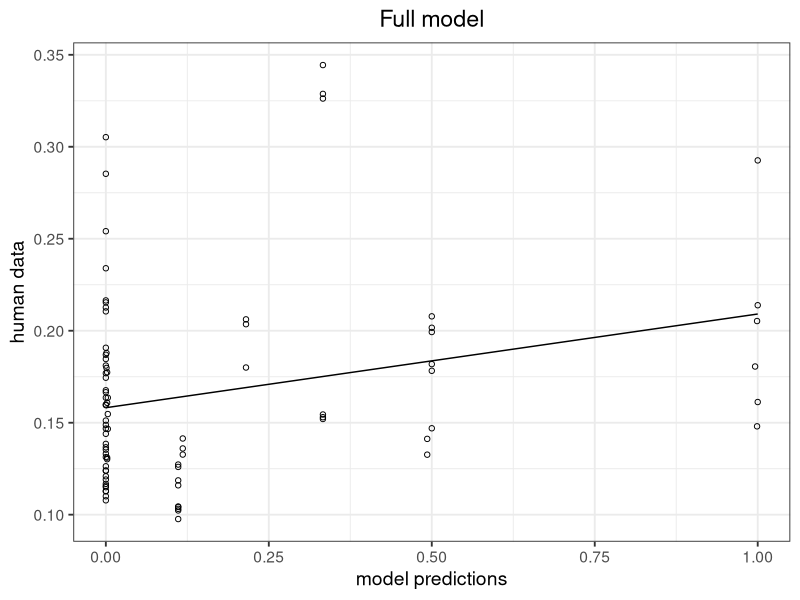
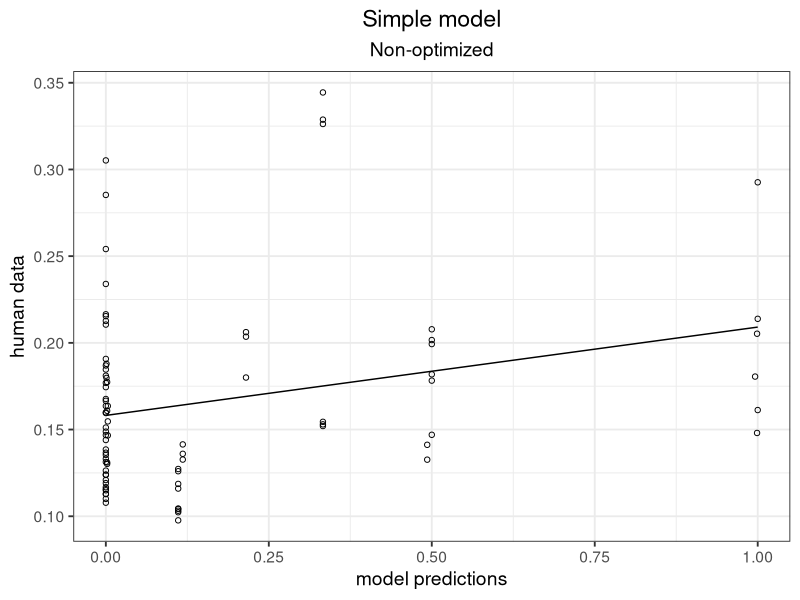
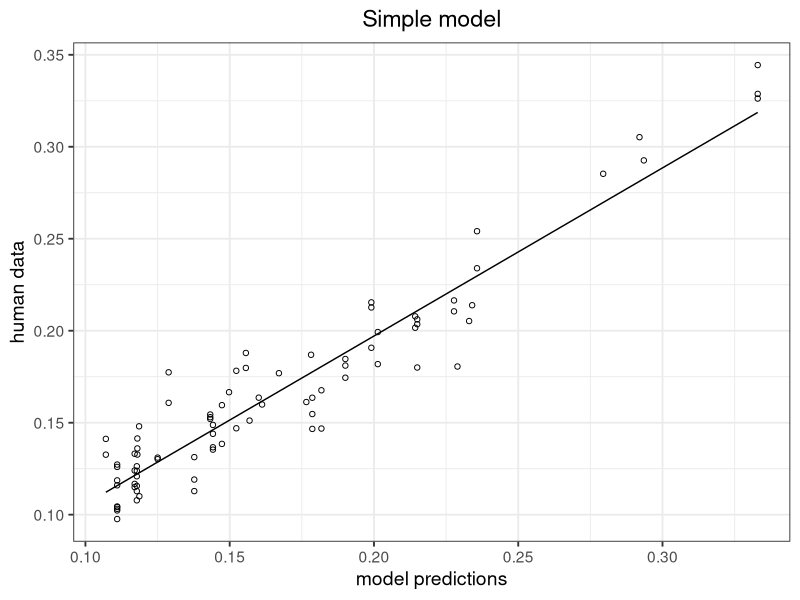
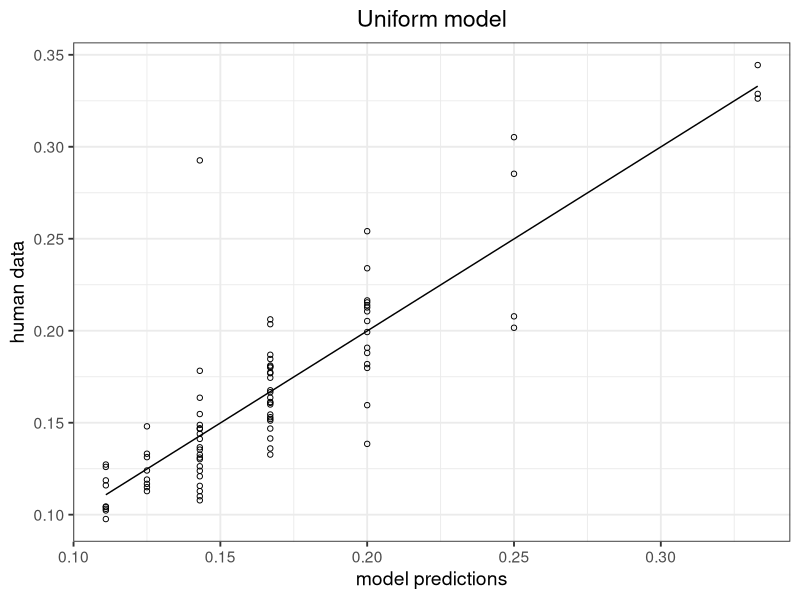
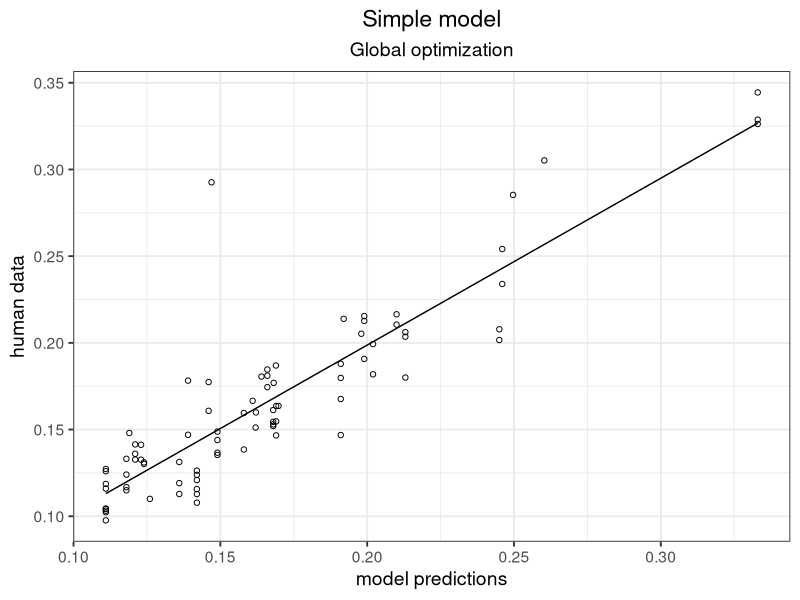
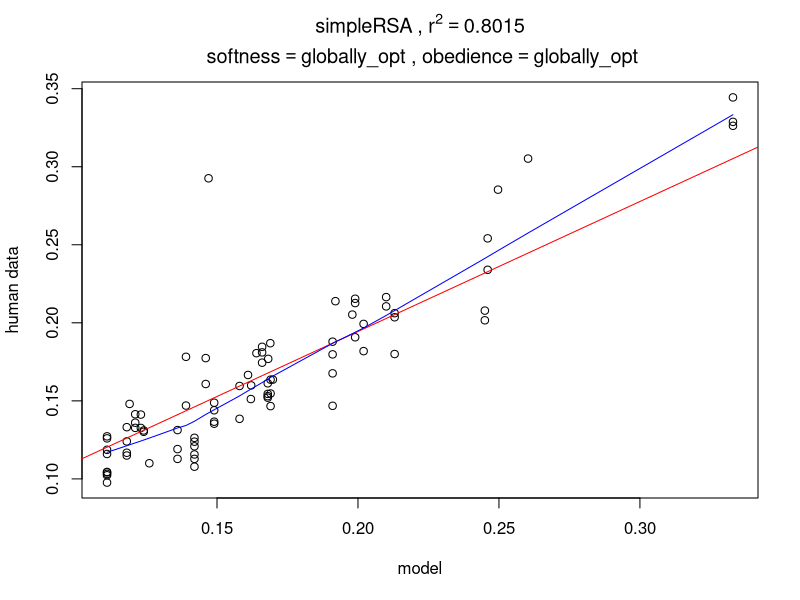
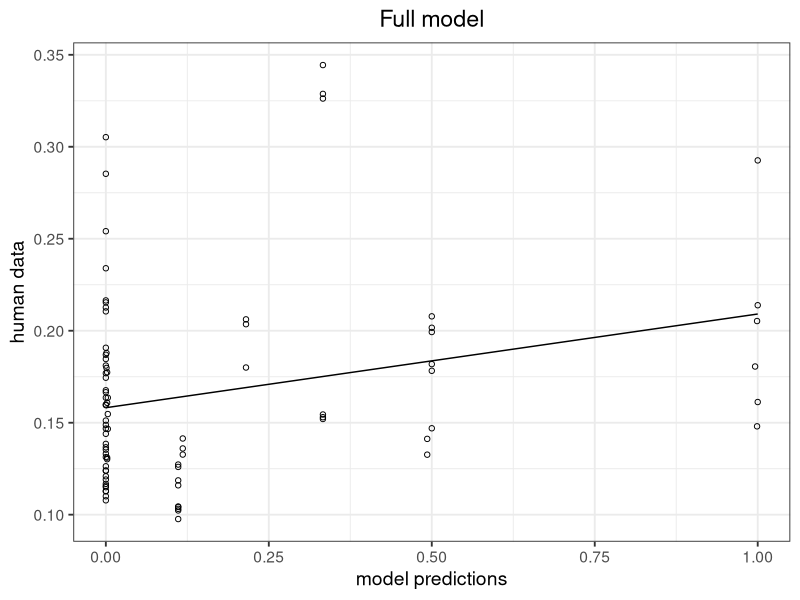
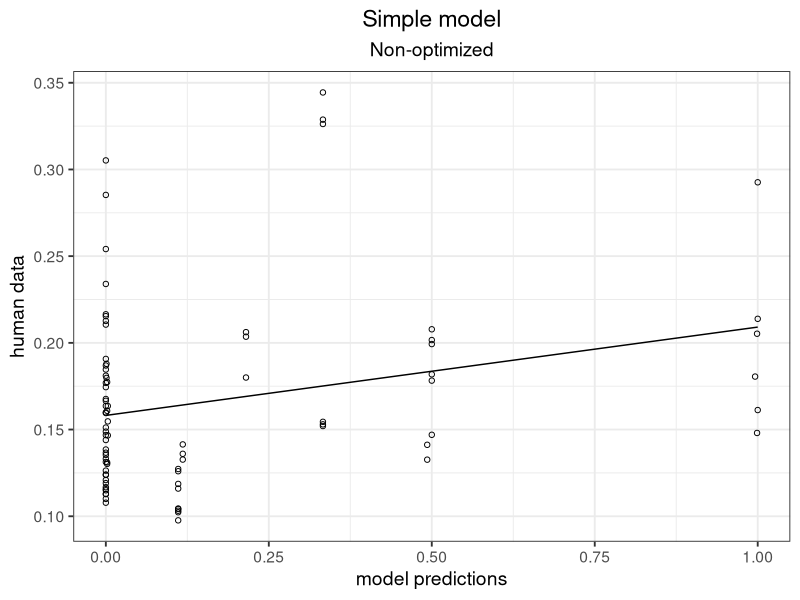

Write the R code that produced these figures, in order.
library("dplyr")
library("ggplot2")

################################################## X 3 Utterance choice ##################################

# Import full csv table

setwd("~/Documents/GitHub/prior_inference/RSA_2019_08/X3_Plots")

full <- read.csv("for_scatterplots_x3_updated.csv")
head(full)

## See what models we have ##

stats <- full %>%
    group_by(softness,obedience, alpha, cross_validated, kl_factor,type, Nr) %>%
    summarise(n_occur = n())
ordered <- stats[order(stats$Nr),] # Sort the summary table
print.data.frame(ordered)

write.csv(ordered, file = "List_of_models_x3.csv")
##########################################################################################################

# Subset data for plotting. Fill in the template

# plotData <- subset(full, softness ==  & obedience ==  & cross_validated == " " & type == "") # for simple models
# plotData <- subset(full, softness ==  & obedience ==  & alpha == & cross_validated == " " & type == "") # for full models

# Softness, obedience, and alpha are numeric
# Cross_validated can be "yes" or "no"
# Type can be "simpleRSA" or "fullRSA" or "uniform"
# Nr is model number in the order they are listed in the scatterplot file. 

##########################################################################################################

### Subsets for figures in the paper. Pick one plotData subset, then run the define variables part
### Then generate the plot either with ggplot or a simple plot

# for m1
plotData <- subset(full, softness == 0 & obedience == 0 & 
                        kl_factor == 1 &
                          cross_validated == "no" & type == "fullRSA" & 
                          alpha == 1) 


r2 <- round((summary(lm(plotData$model~plotData$workerData))$r.squared), digits = 4)
softness <- unique(as.character(plotData$softness))
obedience <- unique(as.character(plotData$obedience))
type <- unique(as.character(plotData$type))
nr <- plotData$Nr[1]


figure <- ggplot(plotData, aes(x = model, y = workerData)) +
  geom_point(shape = 1) +
  stat_smooth(method = "lm",
              col = "black",
              se = FALSE,
              size = .5) +
  theme_bw(base_size = 14) +
  labs(title = "Full model")+
  #  labs(title = bquote(atop
  #                     (.(type) ~"," ~ r^2 == .(r2),
  #                       ~ "softness" == .(softness) ~ "," ~ "obedience" == .(obedience)
  #                     )))+
  ylab("human data")+
  xlab("model predictions") +
  theme(plot.title = element_text(hjust = 0.5))
print(figure)
ggsave(figure, height = 3, width = 3, units = "in", filename = paste("x3_m", nr,".pdf", sep=""))

model <- lm(formula = plotData$model~plotData$workerData)
summary(model)
confint(model)


# for m6
plotData <- subset(full, softness == "individually_opt" & obedience == "individually_opt" & 
                     kl_factor == "individually_opt" &
                     cross_validated == "no" & type == "fullRSA" & 
                     alpha == 1) 

# for m4
plotData <- subset(full, softness == 0 & obedience == "individually_opt" & 
                     kl_factor == "individually_opt" &
                     cross_validated == "no" & type == "fullRSA" & 
                     alpha == 1) 

# for m2
plotData <- subset(full, softness == "individually_opt" & obedience == 0 & 
                     kl_factor == 1 &
                     cross_validated == "no" & type == "fullRSA" & 
                     alpha == 1) 
# for m7
# Shortcut to do subsets. List_of_models_x3.csv says which model is which

plotData <- subset(full, Nr == 7)

r2 <- round((summary(lm(plotData$model~plotData$workerData))$r.squared), digits = 4)
softness <- unique(as.character(plotData$softness))
obedience <- unique(as.character(plotData$obedience))
type <- unique(as.character(plotData$type))
nr <- plotData$Nr[1]


figure <- ggplot(plotData, aes(x = model, y = workerData)) +
  geom_point(shape = 1) +
  stat_smooth(method = "lm",
              col = "black",
              se = FALSE,
              size = .5) +
  theme_bw(base_size = 14) +
  labs(title = "Simple model",subtitle = "Non-optimized")+
  #  labs(title = bquote(atop
  #                     (.(type) ~"," ~ r^2 == .(r2),
  #                       ~ "softness" == .(softness) ~ "," ~ "obedience" == .(obedience)
  #                     )))+
  ylab("human data")+
  xlab("model predictions") +
  theme(plot.title = element_text(hjust = 0.5), plot.subtitle = element_text(hjust = 0.5))
print(figure)
ggsave(figure, height = 3, width = 3, units = "in", filename = paste("x3_m", nr,".pdf", sep=""))

model <- lm(formula = plotData$model~plotData$workerData)
summary(model)
confint(model)


# for m9
plotData <- subset(full, Nr == 9) 

# for m10
plotData <- subset(full, Nr == 10)

# for m11 KL individually optimized
plotData <- subset(full, Nr == 11)

r2 <- round((summary(lm(plotData$model~plotData$workerData))$r.squared), digits = 4)
softness <- unique(as.character(plotData$softness))
obedience <- unique(as.character(plotData$obedience))
type <- unique(as.character(plotData$type))
nr <- plotData$Nr[1]


figure <- ggplot(plotData, aes(x = model, y = workerData)) +
  geom_point(shape = 1) +
  stat_smooth(method = "lm",
              col = "black",
              se = FALSE,
              size = .5) +
  theme_bw(base_size = 14) +
  labs(title = "Simple model")+
  #  labs(title = bquote(atop
  #                     (.(type) ~"," ~ r^2 == .(r2),
  #                       ~ "softness" == .(softness) ~ "," ~ "obedience" == .(obedience)
  #                     )))+
  ylab("human data")+
  xlab("model predictions") +
  theme(plot.title = element_text(hjust = 0.5))
print(figure)
ggsave(figure, height = 3, width = 3, units = "in", filename = paste("x3_m", nr,".pdf", sep=""))

model <- lm(formula = plotData$model~plotData$workerData)
summary(model)
confint(model)


# for m9

# for m13
plotData <- subset(full, Nr == 13)

# for m14
plotData <- subset(full, Nr == 14)

plotData <- subset(full, Nr == 15)

plotData <- subset(full, Nr == 20)

r2 <- round((summary(lm(plotData$model~plotData$workerData))$r.squared), digits = 4)
softness <- unique(as.character(plotData$softness))
obedience <- unique(as.character(plotData$obedience))
type <- unique(as.character(plotData$type))
nr <- plotData$Nr[1]


figure <- ggplot(plotData, aes(x = model, y = workerData)) +
  geom_point(shape = 1) +
  stat_smooth(method = "lm",
              col = "black",
              se = FALSE,
              size = .5) +
  theme_bw(base_size = 14) +
  labs(title = "Uniform model")+
  #  labs(title = bquote(atop
  #                     (.(type) ~"," ~ r^2 == .(r2),
  #                       ~ "softness" == .(softness) ~ "," ~ "obedience" == .(obedience)
  #                     )))+
  ylab("human data")+
  xlab("model predictions") +
  theme(plot.title = element_text(hjust = 0.5))
print(figure)
ggsave(figure, height = 3, width = 3, units = "in", filename = paste("x3_m", nr,".pdf", sep=""))

model <- lm(formula = plotData$model~plotData$workerData)
summary(model)
confint(model)


# Define variables to pass to plot title and ggsave

r2 <- round((summary(lm(plotData$model~plotData$workerData))$r.squared), digits = 2)
#ci <- round((confint(lm(plotData$model~plotData$workerData))), digits = 2)
#ci <- ci[c(2,4)]
softness <- unique(as.character(plotData$softness))
obedience <- unique(as.character(plotData$obedience))
type <- unique(as.character(plotData$type))
kl_factor <- unique(as.character(plotData$kl_factor))
nr <- plotData$Nr[1]


## Scatterplot with ggplot2 ##
# Contains a title with parameter values for now ##

figure <- ggplot(plotData, aes(x = model, y = workerData)) +
  geom_point() +
  stat_smooth(method = "lm",
              col = "black",
              se = FALSE,
              size = 1) +
  theme_bw() +
  labs(title = bquote(atop
                     (.(type) ~"," ~ r^2 == .(r2),
                       ~ "softness" == .(softness) ~ "," ~ "obedience" == .(obedience) ~ ","
                       ~ "kappa" == .(kl_factor)
                     )))+
  ylab("human data")+
  xlab("model predictions") +
  theme(plot.title = element_text(hjust = 0.5))
#print(figure)
ggsave(figure, filename = paste("x3_m", nr,".pdf", sep=""),width = 7, height = 7, units = "in")


######## Global optimization plot ############

plotData <- subset(full, Nr == 24)

r2 <- round((summary(lm(plotData$model~plotData$workerData))$r.squared), digits = 4)
softness <- unique(as.character(plotData$softness))
obedience <- unique(as.character(plotData$obedience))
type <- unique(as.character(plotData$type))
nr <- plotData$Nr[1]


figure <- ggplot(plotData, aes(x = model, y = workerData)) +
  geom_point(shape = 1) +
  stat_smooth(method = "lm",
              col = "black",
              se = FALSE,
              size = .5) +
  theme_bw(base_size = 14) +
  labs(title = "Simple model", subtitle = "Global optimization")+
  #  labs(title = bquote(atop
  #                     (.(type) ~"," ~ r^2 == .(r2),
  #                       ~ "softness" == .(softness) ~ "," ~ "obedience" == .(obedience)
  #                     )))+
  ylab("human data")+
  xlab("model predictions") +
  theme(plot.title = element_text(hjust = 0.5), plot.subtitle = element_text(hjust = 0.5))
print(figure)
ggsave(figure, height = 3, width = 3, units = "in", filename = paste("x3_m", nr,".pdf", sep=""))

model <- lm(formula = plotData$model~plotData$workerData)
summary(model)
confint(model)




## Simple plot works a little faster to look up r2 values ##

model <- lm(formula = plotData$model~plotData$workerData)
summary(model)
confint(model)

plot(plotData$model, plotData$workerData, xlab = "model", ylab = "human data")
abline(lm(formula = plotData$model~plotData$workerData), col="red") # regression line (y~x)
lines(lowess(plotData$model,plotData$workerData), col="blue") # lowess line (x,y)

title(main = bquote(atop
      (.(type) ~"," ~ r^2 == .(r2),
        ~ "softness" == .(softness) ~ "," ~ "obedience" == .(obedience)
        )))

#########################################################################################################
